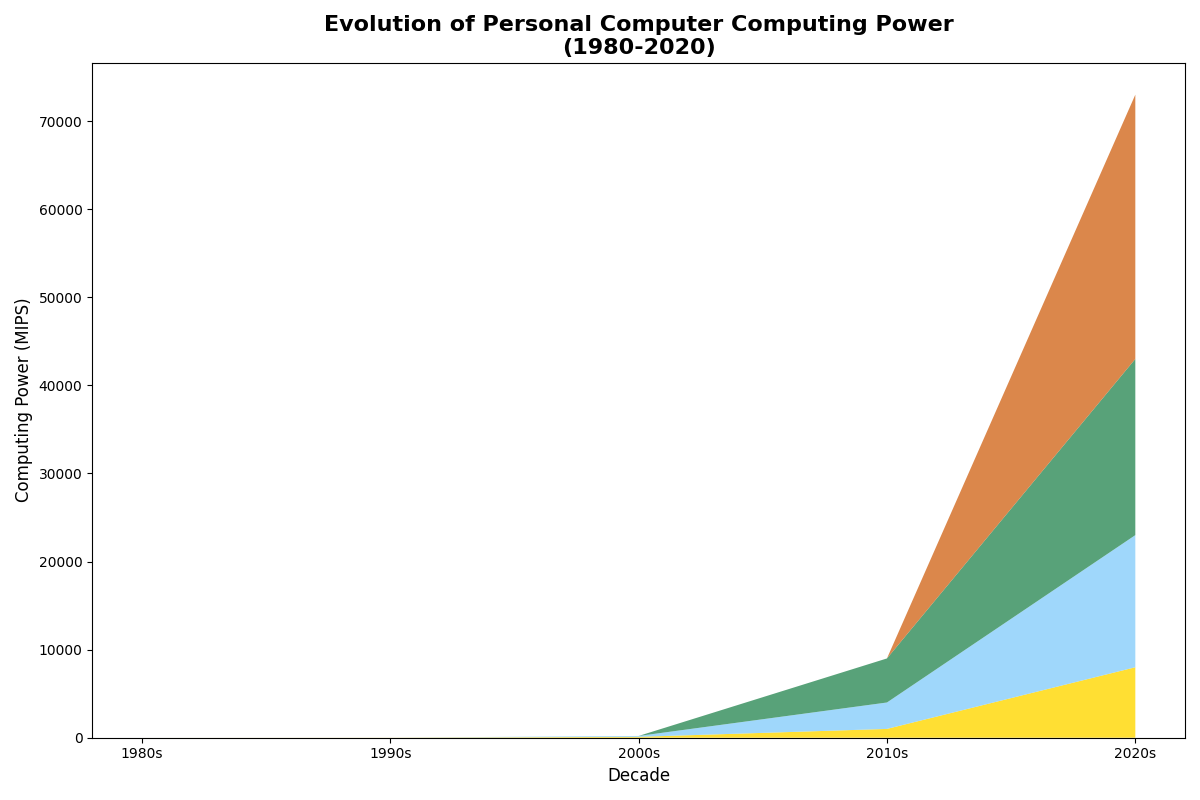

This figure's Python source:
import matplotlib.pyplot as plt
import numpy as np

decades = np.array([1980, 1990, 2000, 2010, 2020])
single_core_mips = np.array([1, 10, 100, 1000, 8000])
multi_core_mips = np.array([0, 0, 100, 3000, 15000])
gpu_acceleration_mips = np.array([0, 0, 0, 5000, 20000])
cloud_computing_mips = np.array([0, 0, 0, 0, 30000])

fig, ax = plt.subplots(figsize=(12, 8))
ax.stackplot(decades, single_core_mips, multi_core_mips, gpu_acceleration_mips, cloud_computing_mips,
             colors=['#FFD700', '#87CEFA', '#2E8B57', '#D2691E'],
             alpha=0.8)

ax.set_title('Evolution of Personal Computer Computing Power\n(1980-2020)', fontsize=16, fontweight='bold')
ax.set_xlabel('Decade', fontsize=12)
ax.set_ylabel('Computing Power (MIPS)', fontsize=12)

ax.set_xticks(decades)
ax.set_xticklabels([f"{decade}s" for decade in decades], fontsize=10)

plt.tight_layout()
plt.show()
